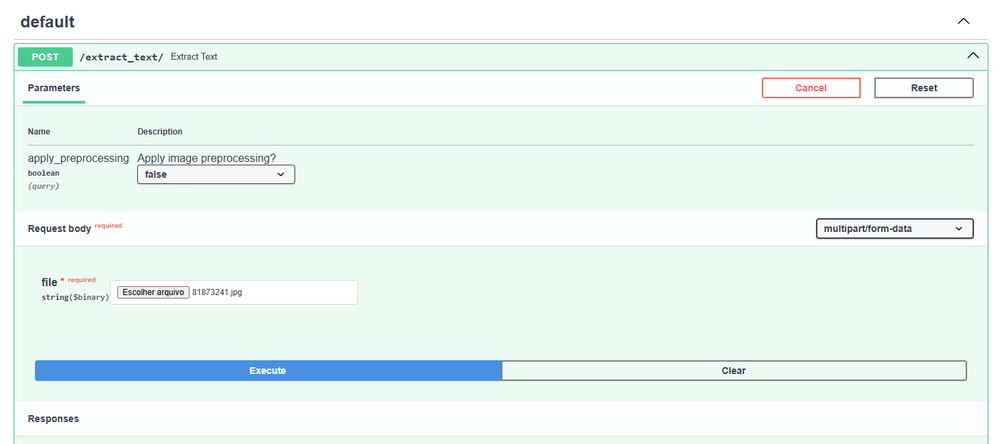
#> input picture examples/email_input.png, 1000 x 444 px, shrunk from 1457 x 647 before the run
$ python -i utils.py   (imports and definitions only)
#> lines starting #> are read from the running program, lines starting #| are printed output that depends on the picture; after the words box and inside, x2 and y2 are one past the last pixel; in counts of white or black regions, pixels touching at a corner belong together
import cv2
import re
import json
import numpy as np
from PIL import Image
from scipy.ndimage import generic_filter

def binarize_image(gray: np.ndarray) -> np.ndarray:
    """
    Binarize image

    Args:
        gray (np.ndarray): Gray image

    Returns:
        np.ndarray: Binarized image.
    """

    _, binary = cv2.threshold(gray, 0, 255, cv2.THRESH_BINARY + cv2.THRESH_OTSU)
    return binary

def remove_surrounded_black_pixels(image: np.ndarray) -> np.ndarray:
    """
    Check nearby pixels to eliminate outliers

    Args:
        image (np.ndarray): Image with noise

    Returns:
        np.ndarray: Image without isolated black pixels.
    """

    def filtro(neigh):
        center = neigh[len(neigh) // 2]
        if center == 0:
            vizinhos_sem_centro = np.delete(neigh, len(neigh) // 2)
            if np.all(vizinhos_sem_centro == 255):
                return 255
        return center

    filtrada = generic_filter(image, filtro, size=7, mode='constant', cval=255)
    return filtrada.astype(np.uint8)

def preprocess_for_ocr(pil_image: Image.Image) -> np.ndarray:
    """
    Apply simple preprocessing for images

    Args:
        pil_image (np.ndarray): Image provided without treatment

    Returns:
        np.ndarray: Image with simple processing applied.
    """

    image = cv2.cvtColor(np.array(pil_image), cv2.COLOR_RGB2BGR)
    gray = cv2.cvtColor(image, cv2.COLOR_BGR2GRAY)
    binary = binarize_image(gray)
    denoised = remove_surrounded_black_pixels(binary)

    return denoised

def extract_json_from_response(response: str) -> dict:
    """
    Remove thinking strings

    Args:
        response (str): Answer from the LLM model.

    Returns:
        dict: JSON from the original answer.
    """

    cleaned = re.sub(r"<think>.*?</think>", "", response, flags=re.DOTALL).strip()

    # Busca o primeiro bloco JSON
    match = re.search(r"\{.*\}", cleaned, flags=re.DOTALL)
    if match:
        try:
            return json.loads(match.group())
        except json.JSONDecodeError:
            print("Invalid JSON")
            return {}
    else:
        print("No JSON found")
        return {}

>>> import cv2
>>> picture = cv2.cvtColor(cv2.imread('../examples/email_input.png'), cv2.COLOR_BGR2RGB)
>>> result = preprocess_for_ocr(picture)
#> in preprocess_for_ocr, image is the input picture: shape (444, 1000, 3); mean B, G, R 243.8, 246.1, 234.8
#> in preprocess_for_ocr, `gray = cv2.cvtColor(image, cv2.COLOR_BGR2GRAY)`:
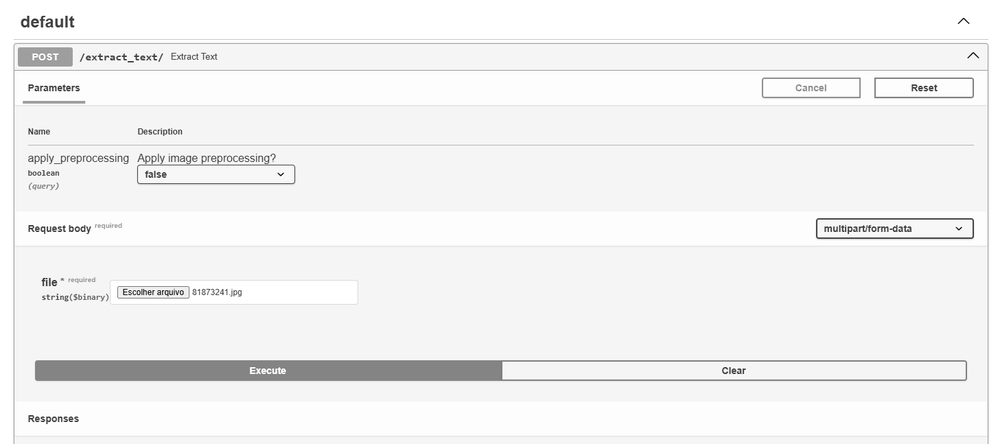
#> gray: shape (444, 1000); min 7, max 255, mean 242.4
#> in binarize_image, `_, binary = cv2.threshold(gray, 0, 255, cv2.THRESH_BINARY + cv2.THRESH..`:
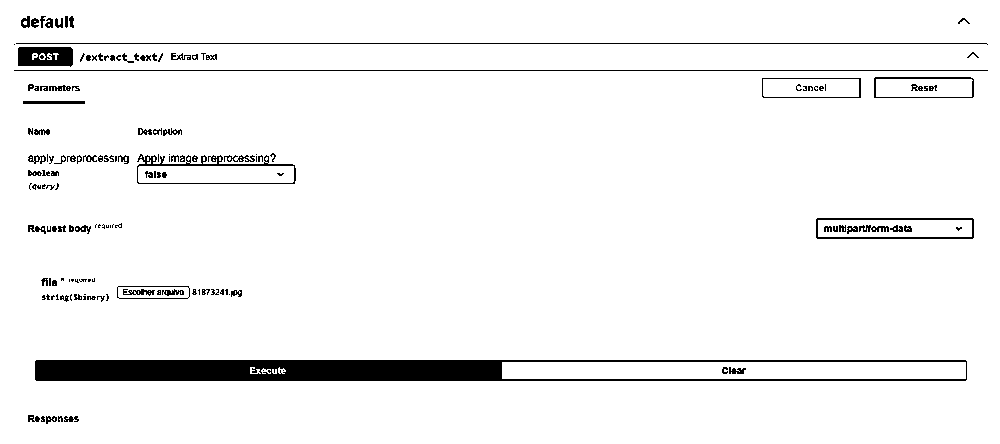
#> binary: shape (444, 1000); 95.3% white; 156 black regions (66 under 20 px), largest, box (x1, y1, x2, y2) and area: (35, 360, 967, 381) 11549, (14, 70, 988, 71) 974, (16, 43, 988, 45) 972
